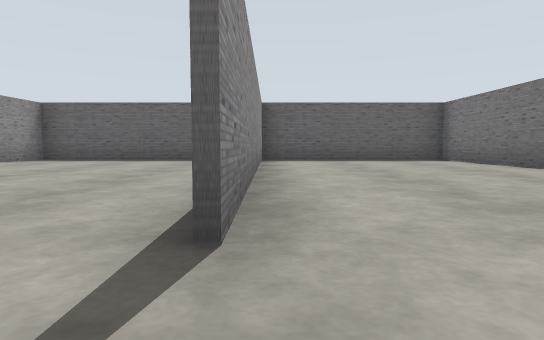
[1] (above)

23 first-person views from a walk through a Gazebo world. The camera is 0.72 m above the floor, tilts 4° down and sees 75° across. The floor is counted in squares, 2 m on a side. Each view is taken from the middle of a square. On the plan, view 1 faces up. The plan holds only what a view shows up to about 9 squares ahead; the rest is blank. The place goes on beyond the plan.

[2]
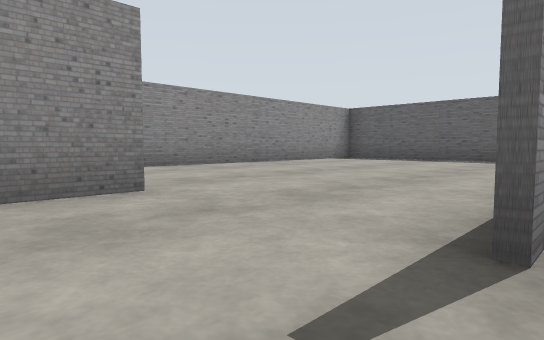

[3]
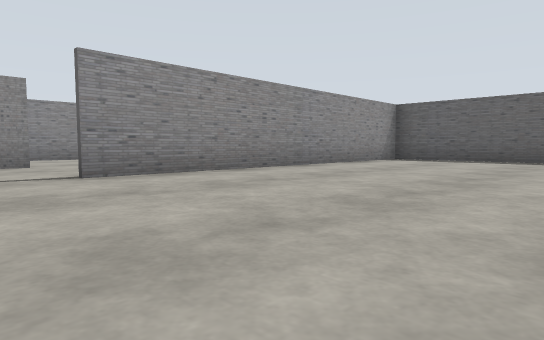

[4]
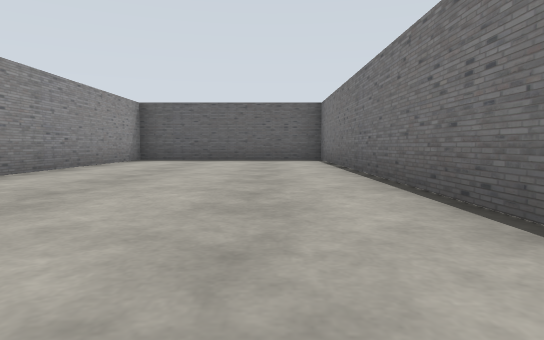

[5]
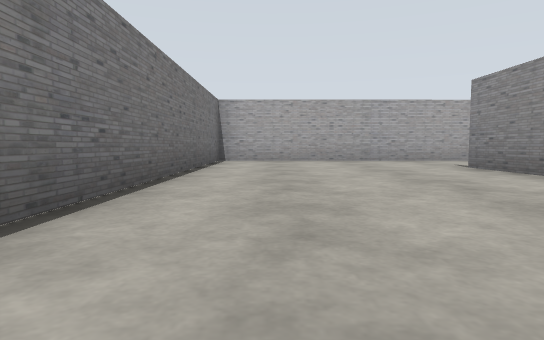

[6]
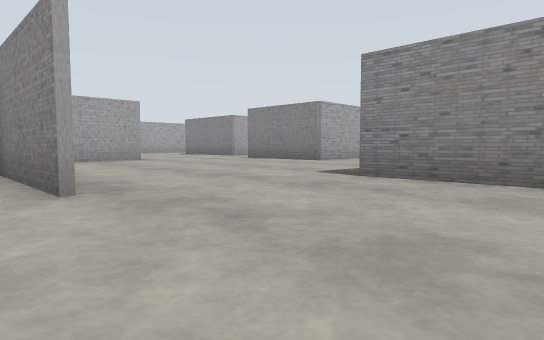

[7]
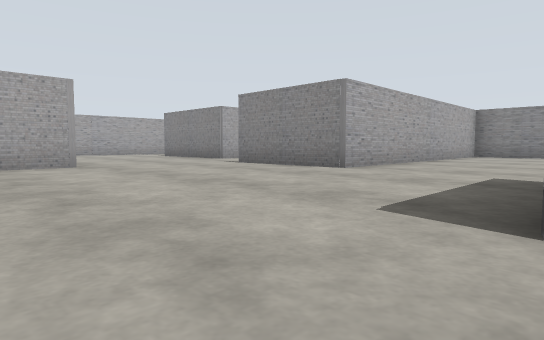

[8]
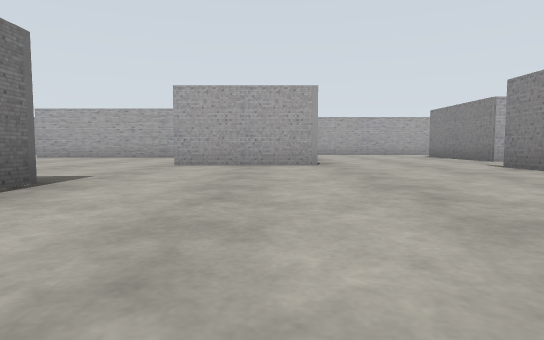

[9]
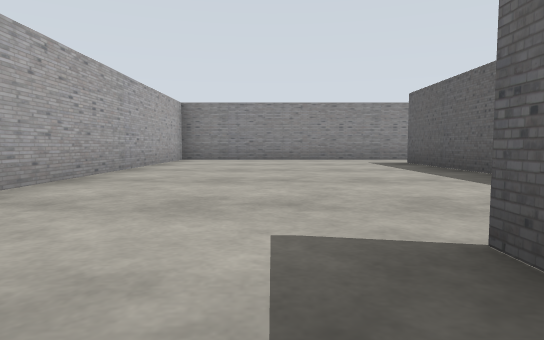

[10]
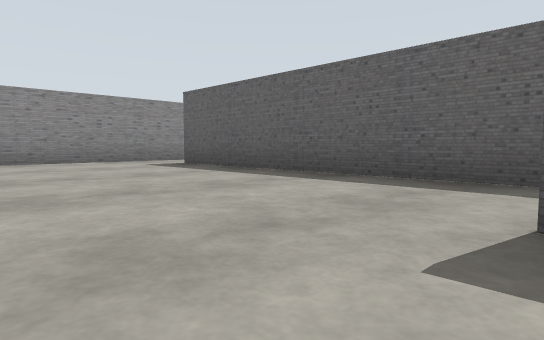

[11]
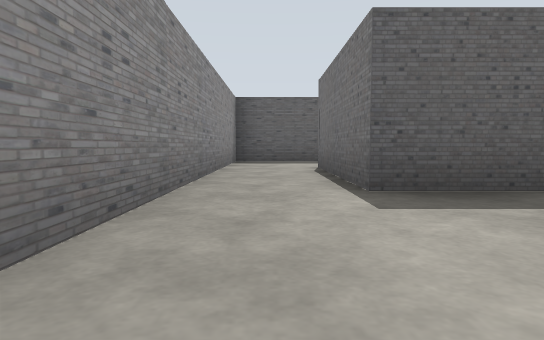

[12]
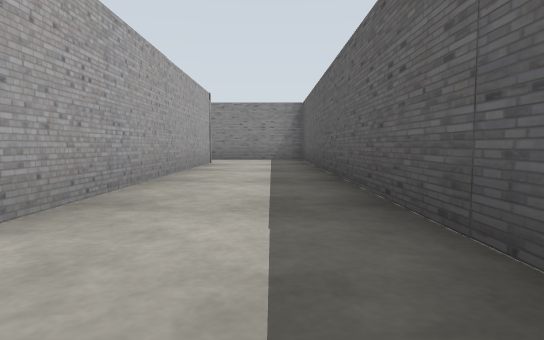

[13]
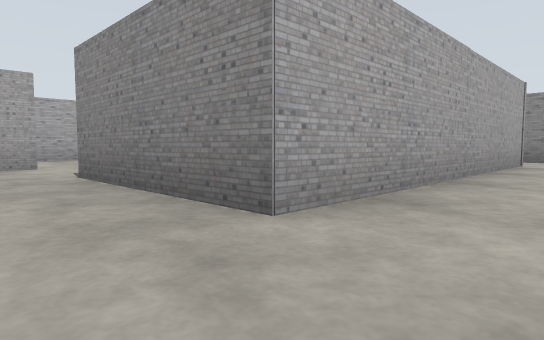

[14]
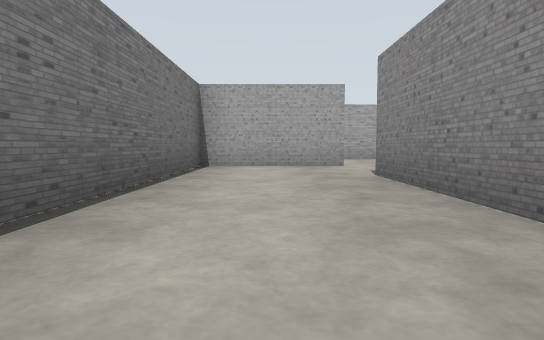

[15]
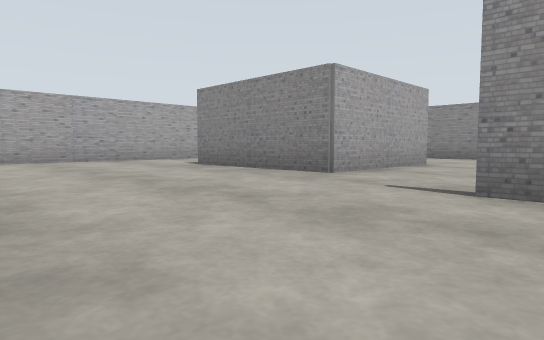

[16]
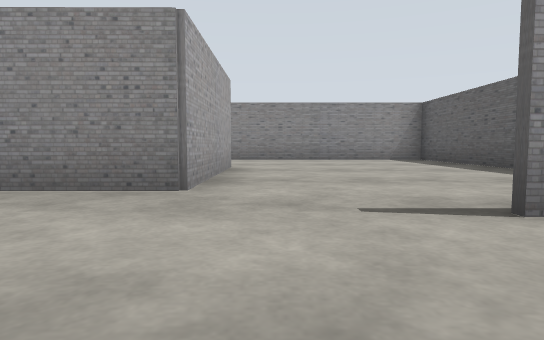

[17]
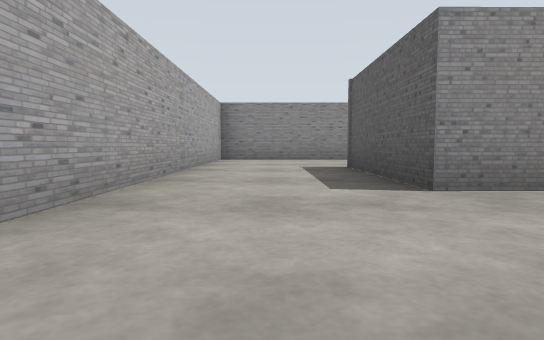

[18]
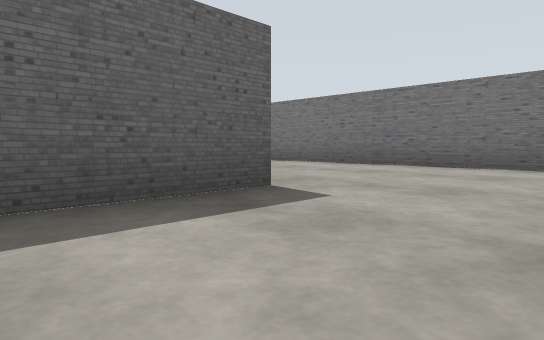

[19]
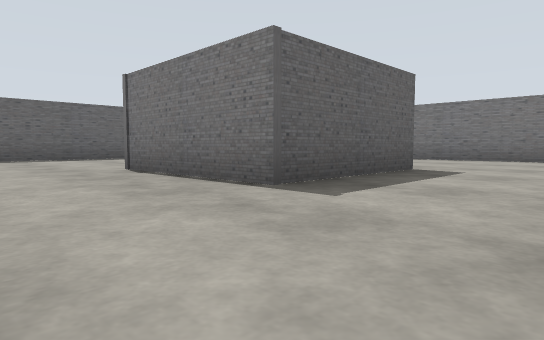

[20]
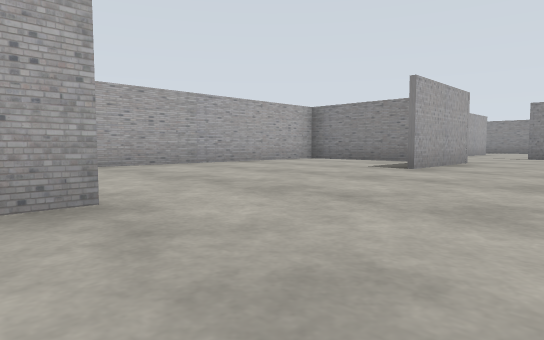

[21]
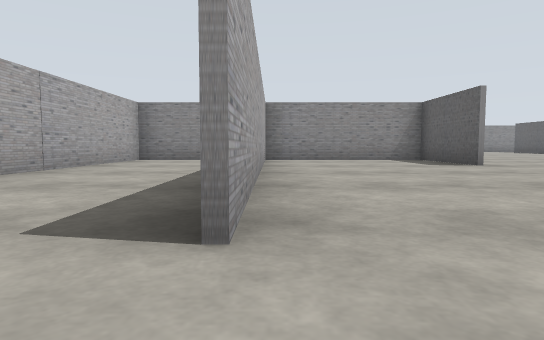

[22]
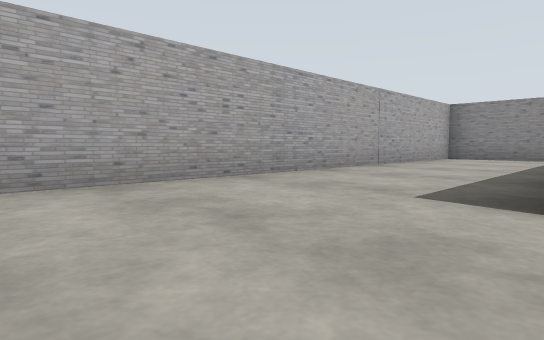

[23]
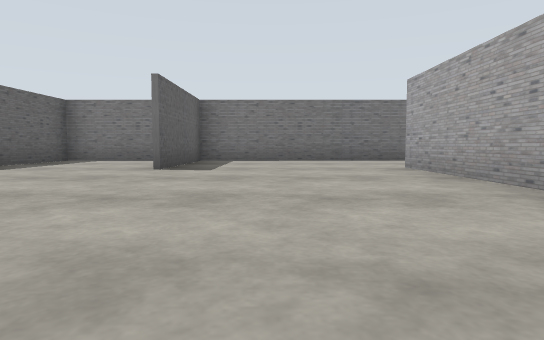

### Floor plan
Ten units are one square. View 1 is at (0, 0); x grows to the right and y downward. Boxes are objects, and circles mark ways between rooms. Rooms are numbered by the first view taken in them; rooms with no view inside come last. Other rooms are left out.
<svg viewBox="-164 -93 211 211">
<path fill="none" stroke="#000" d="M-27 -13 -27 12M-19 -88 -57 -88 -57 -18M-16 12 6 12M6 12 42 12M42 11 42 -88 -2 -88 -2 -11M-88 11 -88 25M-28 14 -28 9M-59 43 -33 42M-83 -19 -74 -19M-82 -38 -142 -38 -142 -68M-158 12 -88 11M-158 -66 -158 9M-79 -88 -158 -88 -158 -66M-142 -68 -83 -68 -82 -38M-74 -19 -58 -19 -58 -65M-98 57 -98 87 -128 87 -128 57 -98 57M-88 25 -88 37M-119 13 -159 13M-158 81 -158 113 -70 113M-158 9 -158 61M-57 102 -57 47M11 42 17 42M-33 44 -56 44 -56 112 36 112M42 92 42 43 11 43M-54 82 17 82M42 33 42 11M42 13 21 13"/>
<circle cx="0" cy="-5" r="3" fill="#2a7"/>
<circle cx="-45" cy="-15" r="3" fill="#2a7"/>
<circle cx="-85" cy="-5" r="3" fill="#2a7"/>
<circle cx="-75" cy="35" r="3" fill="#2a7"/>
<circle cx="-30" cy="25" r="3" fill="#2a7"/>
<circle cx="-150" cy="-60" r="3" fill="#2a7"/>
<circle cx="-80" cy="-30" r="3" fill="#2a7"/>
<text x="-30" y="-40">1</text>
<text x="20" y="-40">2</text>
<text x="-60" y="10">3</text>
<text x="-120" y="-20">4</text>
<text x="-100" y="-70">5</text>
<text x="-110" y="50">6</text>
<text x="0" y="70">7</text>
</svg>
Room 1 opens to room 2. Room 1 opens to room 3. Room 3 opens to room 4. Room 3 opens to room 6. Room 3 opens to room 7. Room 4 opens to room 5.

Where each view was taken, in squares from view 1:
view 1: 0 up, 0 right, facing up
view 2: 0 up, 0 right, facing up-left
view 3: 0 up, 4 right, facing up-left
view 4: 0 up, 3 right, facing up
view 5: 7 up, 3 right, facing down
view 6: 4 up, 2 left, facing down-left
view 7: 2 up, 4 left, facing down-left
view 8: 2 up, 5 left, facing down
view 9: 1 up, 7 left, facing left
view 10: 0 up, 8 left, facing up-left
view 11: 1 up, 15 left, facing up
view 12: 8 up, 7 left, facing left
view 13: 8 up, 7 left, facing down-left
view 14: 8 up, 7 left, facing down
view 15: 3 down, 6 left, facing down-left
view 16: 5 down, 7 left, facing left
view 17: 10 down, 7 left, facing left
view 18: 11 down, 12 left, facing up-right
view 19: 11 down, 15 left, facing up-right
view 20: 2 down, 2 right, facing down-left
view 21: 8 down, 3 right, facing left
view 22: 8 down, 4 right, facing down-left
view 23: 6 down, 4 left, facing right
